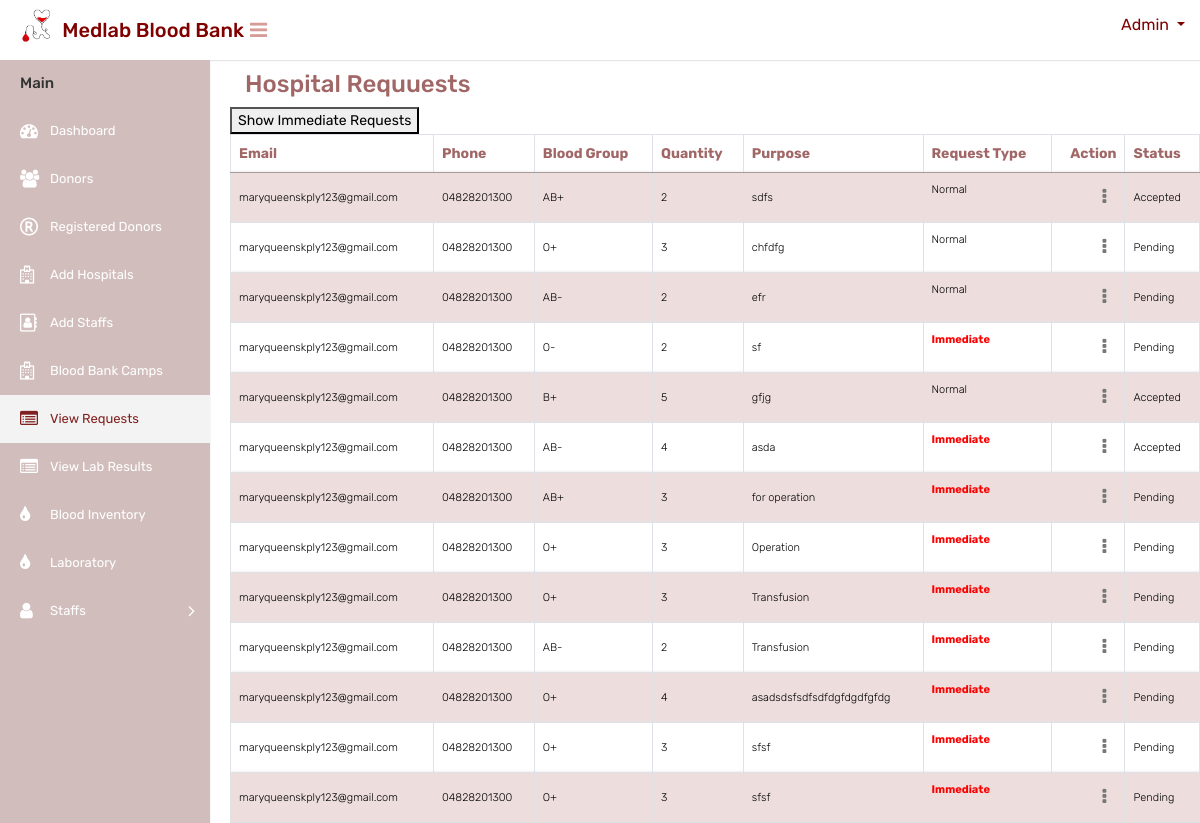
The page /blood_request_list on the database its author committed.
### website/models.py (models this page shows, shortened)
class BloodRequest(models.Model):
    user=models.ForeignKey(CustomUser,on_delete=models.CASCADE, default=None)
    blood_group = models.CharField(max_length=5)
    quantity = models.CharField(max_length=10,null=True,blank=True)
    purpose = models.TextField()
    is_immediate = models.BooleanField(default=False)
    requested_date = models.DateField(default=datetime.now)
    requested_time = models.TimeField(default=datetime.now)
    STATUS_CHOICES = (
        ('Pending', 'Pending'),
        ('Accepted', 'Accepted'),
        ('Rejected', 'Rejected'),
    )
    status = models.CharField(max_length=20, choices=STATUS_CHOICES, default='Pending')
    amount = models.IntegerField(default=0)

class CustomUser(AbstractUser):
    DONOR = 1
    HOSPITAL = 2
    STAFF = 3
    REGISTEREDDONOR = 4
    ROLE_CHOICE = (
        (DONOR, 'DONOR'),
        (HOSPITAL, 'HOSPITAL'),
        (STAFF, 'STAFF'),
        (REGISTEREDDONOR, 'REGISTEREDDONOR'),
    )
    username=None
    first_name = None
    last_name = None
    USERNAME_FIELD = 'email'
    email = models.EmailField(max_length=100, unique=True)
    phone = models.CharField(max_length=12, blank=True)
    password = models.CharField(max_length=128)
    role = models.IntegerField(choices=ROLE_CHOICE,default='1')
    is_admin = models.BooleanField(default=False)
    is_staff = models.BooleanField(default=False)
    is_active = models.BooleanField(default=True)
    is_superadmin = models.BooleanField(default=False)
    REQUIRED_FIELDS = ['phone']
    objects = UserManager()

### website/views.py (the view)
# urls.py: path('blood_request_list', blood_request_list, name='blood_request_list'),
def blood_request_list(request):
    blood_requests = BloodRequest.objects.all()  # Retrieve all BloodRequest objects from the database
    return render(request, 'mainuser/viewrequests.html', {'blood_requests': blood_requests})

### templates/mainuser/viewrequests.html (shortened to what this page needs)
{% load static %}
<html>
<head>
        <link rel="stylesheet" type="text/css" href="{% static 'mainuser/css/bootstrap.min.css' %}">
        <link rel="stylesheet" type="text/css" href="{% static 'mainuser/css/font-awesome.min.css' %}">
        <link rel="stylesheet" type="text/css" href="{% static 'mainuser/css/style.css' %}">
        <link rel="stylesheet" type="text/css" href="https://cdn.datatables.net/1.11.6/css/jquery.dataTables.css">
</head>
<body>
    <div class="main-wrapper">
        <div class="header" style="background-color:white;height:60px;">
			<div class="header-left">
				<a href="{% url 'adminindex' %}" class="logo" style="color: black;">
					<img src="{% static 'mainuser/img/logocopy.png' %}" width="75" height="40" alt="" style="margin-left:15px"> <span style="color: maroon;font-size: 20px;margin-top:10px; margin-left:-10px;white-space: nowrap;">Medlab Blood Bank</span>
				</a>
			</div>
			<a id="toggle_btn" href="javascript:void(0);" style="color:#d69c98;margin-top:20px;margin-left:10px;"><i class="fa fa-bars"></i></a>
            <ul class="nav user-menu float-right">
                <li class="nav-item dropdown has-arrow">
                    <a href="#" class="dropdown-toggle nav-link user-link" data-toggle="dropdown" style="color:maroon">
						<span style="color:maroon;">Admin</span>
                    </a>
                </li>
            </ul>
        </div>
        <div class="sidebar" id="sidebar">
            <div class="sidebar-inner slimscroll">
                <div id="sidebar-menu" class="sidebar-menu">
                    <ul>
                        <li class="menu-title">Main</li>
                        <li>
                            <a href="{% url 'adminindex' %}"><i class="fa fa-dashboard"></i> <span>Dashboard</span></a>
                        </li>
						<li>
                            <a href="{% url 'donors' %}"><i class="fa fa-users"></i> <span>Donors</span></a>
                        </li>
                        <li >
                            <a href="{% url 'registereddonortable' %}"><i class="fa fa-registered"></i> <span>Registered Donors</span></a>
                        </li>
                        <li>
                            <a href="{% url 'registeredhospitaltable' %}"><i class="fa fa-hospital-o"></i> <span>Add Hospitals</span></a>
                        </li>
                        <li>
                            <a href="{% url 'registeredstafftable' %}"><i class="fa fa-address-book-o"></i> <span>Add Staffs</span></a>
                        </li>
                        <li>
                            <a href="{% url 'departments' %}"><i class="fa fa-hospital-o"></i> <span>Blood Bank Camps</span></a>
                        </li>
                        <li class="active">
                            <a href="{% url 'blood_request_list' %}"><i class="fa fa-list-alt"></i> <span>View Requests</span></a>
                        </li>
						<li>
                            <a href="{% url 'view_uploaded_files' %}"><i class="fa fa-list-alt"></i> <span>View Lab Results</span></a>
                        </li>
                        <li>
                            <a href="{% url 'bloodinventory' %}"><i class="fa fa-tint"></i> <span>Blood Inventory</span></a>
                        </li>
                        <li>
                            <a href="{% url 'laboratory' %}"><i class="fa fa-tint"></i> <span>Laboratory</span></a>
                        </li>
						<li class="submenu">
							<a href="#"><i class="fa fa-user"></i> <span>Staffs </span> <span class="menu-arrow"></span></a>
						</li>
                    </ul>
                </div>
            </div>
        </div>
        <div class="page-wrapper">
            <div class="col-sm-6 col-2 text-left m-b-15">
                <h3 style="color: #a16767;margin-top: 20px;">Hospital Requuests</h3>
            </div>
            <button id="showImmediateButton" onclick="showImmediateRequests()">Show Immediate Requests</button>
            <div class="row">
                <div class="col-md-12">
                    <div class="table-responsive">
                        <table class="table table-bordered table-striped custom-table datatable mb-0">
                            <thead>
                                <tr>
                                    <th>Email</th>
                                    <th>Phone</th>
                                    <th>Blood Group</th>
                                    <th>Quantity</th>
                                    <th>Purpose</th>
                                    <th>Request Type</th>
                                    <th class="text-right">Action</th>
                                    <th>Status</th>
                                </tr>
                            </thead>
                            <tbody>
                                {% for blood_request in blood_requests %}
                                <tr class="blood-request-row {% if blood_request.is_immediate %}immediate-row{% endif %}">
                                    <td>{{ blood_request.user.email }}</td>
                                    <td>{{ blood_request.user.phone }}</td>
                                    <td>{{ blood_request.blood_group }}</td>
                                    <td>{{ blood_request.quantity }}</td>
                                    <td>{{ blood_request.purpose }}</td>
                                    <td>
                                        {% if blood_request.is_immediate %}
                                            <p style="font-family: 'Rubik', sans-serif; color:red;font-weight:bold">Immediate</p>
                                        {% else %}
                                        <p style="font-family: 'Rubik', sans-serif;">Normal</p>
                                        {% endif %}
                                    </td>
                                    <td class="text-right">
                                        <div class="dropdown dropdown-action">
                                            <a href="#" class="action-icon dropdown-toggle" data-toggle="dropdown" aria-expanded="false"><i class="fa fa-ellipsis-v"></i></a>
                                        </div>
                                    </td>
                                   <td>{{ blood_request.status }}</td>
                                </tr>
                                {% endfor %}
                            </tbody>
                        </table>
                    </div>
                </div>
            </div>
        </div>
</body>
</html>

### templates/mainuser/viewrequests.html (style rules this page uses)
.table th, .table td { padding: 6px 5px; }
.table thead th { font-size: 14px; color:#a16767; }
.table tbody td { font-size: 11px; }
.table tbody tr:nth-child(odd) { background-color: #eddddd; }
.table tbody tr:nth-child(even) { background-color: #ffffff; }
.sidebar { box-shadow: 0 1px 2px 0 rgba(0, 0, 0, 0.1); top: 50px; width: 210px; z-index: 1039; background-color:#d1bebc; bottom: 0; margin-top: 10px; position: fixed; left: 0; transition: all 0.2s ease-in-out; }
.sidebar-inner { height: 100%; transition: all 0.2s ease-in-out 0s; }
.sidebar-menu ul { font-size: 14px; list-style-type: none; margin: 0; padding: 0; }
.sidebar-menu li a { color: white; display: block; font-size: 13px; height: auto; padding: 0 20px; }
.sidebar-menu li.active a { color: #802020; background-color: #f3f3f3; }
.menu-title { color: #333; font-size: 15px; font-weight: 500; padding: 12px 20px; }

### rows shown on the page
BloodRequest: user.email "maryqueenskply123@gmail.com", user.phone "04828201300", blood_group "AB+", quantity "2", purpose "sdfs", is_immediate "Normal", status "Accepted"
BloodRequest: user.email "maryqueenskply123@gmail.com", user.phone "04828201300", blood_group "O+", quantity "3", purpose "chfdfg", is_immediate "Normal", status "Pending"
BloodRequest: user.email "maryqueenskply123@gmail.com", user.phone "04828201300", blood_group "AB-", quantity "2", purpose "efr", is_immediate "Normal", status "Pending"
BloodRequest: user.email "maryqueenskply123@gmail.com", user.phone "04828201300", blood_group "O-", quantity "2", purpose "sf", is_immediate "Immediate", status "Pending"
BloodRequest: user.email "maryqueenskply123@gmail.com", user.phone "04828201300", blood_group "B+", quantity "5", purpose "gfjg", is_immediate "Normal", status "Accepted"
BloodRequest: user.email "maryqueenskply123@gmail.com", user.phone "04828201300", blood_group "AB-", quantity "4", purpose "asda", is_immediate "Immediate", status "Accepted"
BloodRequest: user.email "maryqueenskply123@gmail.com", user.phone "04828201300", blood_group "AB+", quantity "3", purpose "for operation", is_immediate "Immediate", status "Pending"
BloodRequest: user.email "maryqueenskply123@gmail.com", user.phone "04828201300", blood_group "O+", quantity "3", purpose "Operation", is_immediate "Immediate", status "Pending"
BloodRequest: user.email "maryqueenskply123@gmail.com", user.phone "04828201300", blood_group "O+", quantity "3", purpose "Transfusion", is_immediate "Immediate", status "Pending"
BloodRequest: user.email "maryqueenskply123@gmail.com", user.phone "04828201300", blood_group "AB-", quantity "2", purpose "Transfusion", is_immediate "Immediate", status "Pending"
BloodRequest: user.email "maryqueenskply123@gmail.com", user.phone "04828201300", blood_group "O+", quantity "4", purpose "asadsdsfsdfsdfdgfdgdfgfdg", is_immediate "Immediate", status "Pending"
BloodRequest: user.email "maryqueenskply123@gmail.com", user.phone "04828201300", blood_group "O+", quantity "3", purpose "sfsf", is_immediate "Immediate", status "Pending"
BloodRequest: user.email "maryqueenskply123@gmail.com", user.phone "04828201300", blood_group "O+", quantity "3", purpose "sfsf", is_immediate "Immediate", status "Pending"
